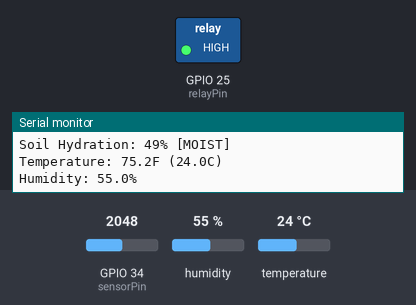
The program below on a simulated ESP32. Parts: switched loads named in the program (green lamp = pin HIGH), the last lines printed to the serial monitor. The test bench sets the inputs (shaded band); at power-on: GPIO 34 (sensorPin) = 2048, humidity 55 %, temperature 24 °C. WiFi joins after 1.5 s; servers stay silent unless stated; no MQTT or app messages arrive unless stated; not simulated (calls return 0 or success): secrets.h.

Above: at 4.8 s.
4.9 s: GPIO 34 (sensorPin) set to 2866
9.4 s: GPIO 34 (sensorPin) set to 3603
At 17.2 s:
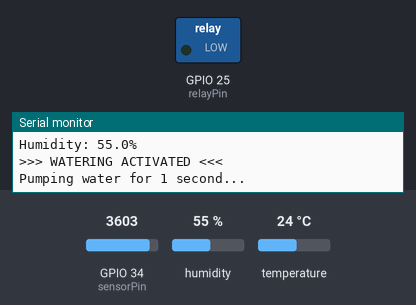
Timing chart, 0 to 19.1 s (numbered marks = the images above; inputs shaded):
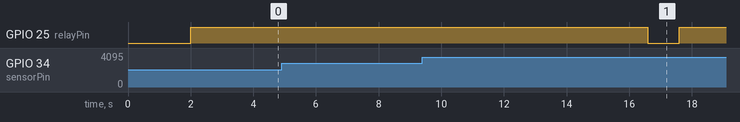

The program:

main.cpp
```cpp
#include <Arduino.h>
#include <Wire.h>
#include <Adafruit_AHTX0.h>
#include <WiFi.h>
#include <WiFiClientSecure.h>
#include <MQTT.h>
#include "secrets.h"  // WiFi credentials and AWS certificates

// ============== AWS IOT CONFIG ==============
const char* AWS_IOT_ENDPOINT = "a2iwaullg29s71-ats.iot.us-west-1.amazonaws.com";
const char* CLIENT_ID = "GreenGuardian";
const char* TOPIC_PUBLISH = "greenguardian/sensors";

// ============== PIN DEFINITIONS ==============
const int sensorPin = 34;      // Soil moisture sensor
const int relayPin = 25;       // Water pump relay

// ============== SENSOR OBJECT ==============
Adafruit_AHTX0 aht;

// ============== WATERING SETTINGS ==============
const int dryThreshold = 40;
const int checkInterval = 15000;
const int pumpDuration = 1000;

// ============== CALIBRATION VALUES ==============
int dryValue = 4095;
int wetValue = 0;

// ============== TIMING VARIABLES ==============
unsigned long lastCheckTime = 0;
unsigned long lastPublishTime = 0;
const unsigned long publishInterval = 30000;  // Publish to AWS every 30 seconds

// ============== AWS OBJECTS ==============
WiFiClientSecure net;
MQTTClient client(512);

// ============== SENSOR DATA ==============
int hydration = 0;
float tempC = 0;
float tempF = 0;
float humidity = 0;
String moistureStatus = "";

// ============== CONNECT TO WIFI ==============
void connectWiFi() {
  Serial.print("Connecting to WiFi");
  WiFi.begin(WIFI_SSID, WIFI_PASSWORD);

  while (WiFi.status() != WL_CONNECTED) {
    delay(500);
    Serial.print(".");
  }

  Serial.println();
  Serial.println("WiFi connected!");
  Serial.print("IP address: ");
  Serial.println(WiFi.localIP());
}

// ============== CONNECT TO AWS IOT ==============
void connectAWS() {
  net.setCACert(AWS_ROOT_CA);
  net.setCertificate(AWS_DEVICE_CERT);
  net.setPrivateKey(AWS_PRIVATE_KEY);

  client.begin(AWS_IOT_ENDPOINT, 8883, net);

  Serial.print("Connecting to AWS IoT");

  while (!client.connect(CLIENT_ID)) {
    Serial.print(".");
    delay(1000);
  }

  Serial.println();
  Serial.println("AWS IoT connected!");
}

// ============== PUBLISH SENSOR DATA TO AWS ==============
void publishSensorData() {
  String payload = "{";
  payload += "\"soilHydration\":" + String(hydration) + ",";
  payload += "\"moistureStatus\":\"" + moistureStatus + "\",";
  payload += "\"temperatureF\":" + String(tempF, 1) + ",";
  payload += "\"temperatureC\":" + String(tempC, 1) + ",";
  payload += "\"humidity\":" + String(humidity, 1);
  payload += "}";

  if (client.publish(TOPIC_PUBLISH, payload)) {
    Serial.println(">>> Published to AWS IoT <<<");
    Serial.println(payload);
  } else {
    Serial.println("AWS publish failed!");
  }
}

// ============== READ ALL SENSORS ==============
void readSensors() {
  int rawSoil = analogRead(sensorPin);
  hydration = map(rawSoil, dryValue, wetValue, 0, 100);
  hydration = constrain(hydration, 0, 100);

  sensors_event_t humidity_event, temp_event;
  aht.getEvent(&humidity_event, &temp_event);

  tempC = temp_event.temperature;
  tempF = (tempC * 9.0 / 5.0) + 32.0;
  humidity = humidity_event.relative_humidity;

  if (hydration < 15) {
    moistureStatus = "VERY DRY";
  } else if (hydration < 30) {
    moistureStatus = "DRY";
  } else if (hydration < 40) {
    moistureStatus = "SLIGHTLY DRY";
  } else {
    moistureStatus = "MOIST";
  }
}

// ============== DISPLAY READINGS ==============
void displayReadings() {
  Serial.println("--- Current Readings ---");
  Serial.print("Soil Hydration: ");
  Serial.print(hydration);
  Serial.print("% [");
  Serial.print(moistureStatus);
  Serial.println("]");

  Serial.print("Temperature: ");
  Serial.print(tempF, 1);
  Serial.print("F (");
  Serial.print(tempC, 1);
  Serial.println("C)");

  Serial.print("Humidity: ");
  Serial.print(humidity, 1);
  Serial.println("%");
}

// ============== SETUP ==============
void setup() {
  Serial.begin(9600);
  delay(2000);

  pinMode(relayPin, OUTPUT);
  digitalWrite(relayPin, HIGH);  // Pump OFF (inverted relay)

  Wire.begin(21, 22);

  Serial.println("=================================");
  Serial.println("Auto Plant Watering System v1.0");
  Serial.println("=================================");

  if (!aht.begin()) {
    Serial.println("ERROR: Could not find ATH21B sensor!");
    Serial.println("Check wiring:");
    Serial.println("  VDD -> 3.3V");
    Serial.println("  SDA -> GPIO 21");
    Serial.println("  GND -> GND");
    Serial.println("  SCL -> GPIO 22");
    while (1) delay(10);
  }

  Serial.println("ATH21B sensor initialized!");
  Serial.println();

  connectWiFi();
  connectAWS();

  Serial.println();
  Serial.println("System ready! Monitoring plant...");
  Serial.println();
}

// ============== LOOP ==============
void loop() {
  client.loop();

  if (!client.connected()) {
    Serial.println("AWS IoT disconnected. Reconnecting...");
    connectAWS();
  }

  readSensors();
  displayReadings();

  unsigned long currentTime = millis();

  if (currentTime - lastCheckTime >= checkInterval) {
    lastCheckTime = currentTime;

    if (hydration < dryThreshold) {
      Serial.println();
      Serial.println(">>> WATERING ACTIVATED <<<");
      Serial.println("Pumping water for 1 second...");

      digitalWrite(relayPin, LOW);
      delay(pumpDuration);
      digitalWrite(relayPin, HIGH);

      Serial.println("Watering complete. Waiting 15 seconds...");
    } else {
      Serial.println("Soil moisture OK - no watering needed");
    }
  }

  if (currentTime - lastPublishTime >= publishInterval) {
    lastPublishTime = currentTime;
    publishSensorData();
  }

  Serial.println();
  delay(2000);
}
```
